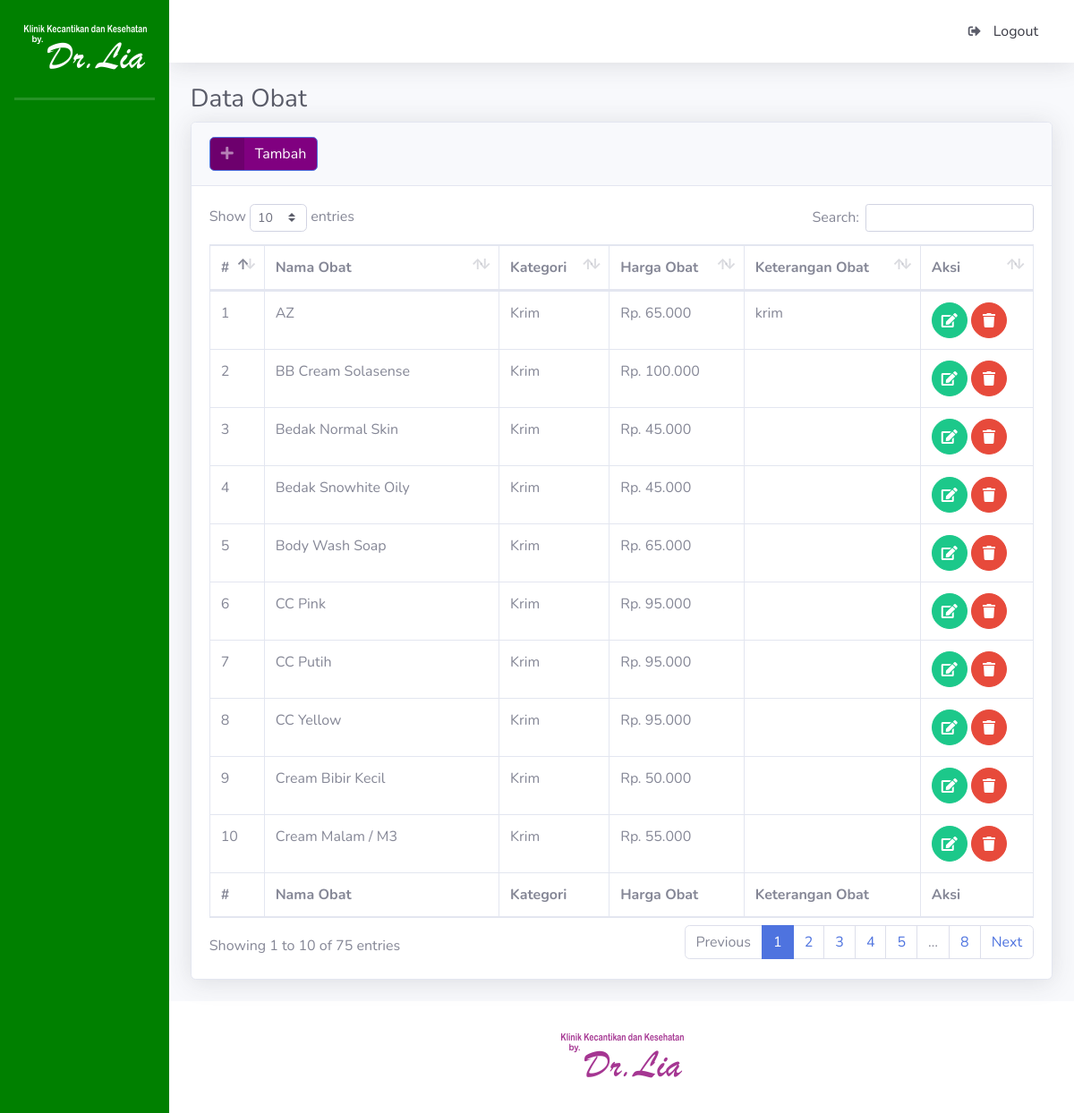
Page /index.php/obat on the committed database.
### tables this page shows
CREATE TABLE `tb_obat` (
  `id_obat` bigint(20) NOT NULL,
  `nama_obat` varchar(30) NOT NULL,
  `kategori` enum('Obat','Krim') NOT NULL,
  `harga_obat` double NOT NULL,
  `keterangan_obat` text NOT NULL
);

### application/controllers/Obat.php (called while the page is built, shortened)
<?php
class Obat extends CI_Controller {
	public function index()
	{
		$parser = array(
			'p_semuaobat' => $this->db->get_where('tb_obat')->result()
			);
		$this->load->view('obat/v_daftar',
			$parser);
	}
}
?>

### index.php (called while the page is built, shortened)
<?php
require_once BASEPATH.'core/CodeIgniter.php';

### application/helpers/custom_helper.php (called while the page is built, shortened)
<?php
function get_rupiah($number) {
	return "Rp. " . number_format($number, 0, 2, '.');
}
?>

### application/views/obat/v_daftar.php (the view, shortened to what this page needs)
<!DOCTYPE html>
<html lang="en">
<head>
  <link href="<?php echo base_url(); ?>tema/admin/vendor/fontawesome-free/css/all.min.css" rel="stylesheet" type="text/css">
   <link href="<?php echo base_url(); ?>tema/admin/css/sb-admin-2.min.css" rel="stylesheet">
  <link href="<?php echo base_url(); ?>tema/admin/vendor/datatables/dataTables.bootstrap4.min.css" rel="stylesheet">
  <link href="<?php echo base_url(); ?>tema/admin/vendor/datatables/dataTables.bootstrap4.min.css" rel="stylesheet">
</head>
<body id="page-top">
  <div id="wrapper">
    <div id="content-wrapper" class="d-flex flex-column">
      <div id="content">
        <div class="container-fluid">
          <h1 class="h3 mb-2 text-gray-800">Data Obat</h1>
          <div class="card shadow mb-4">
            <div class="card-header py-3">
              <h6 class="m-0 font-weight-bold text-primary">
                <a style="background-color: purple; "href="<?php echo site_url('obat/tambah'); ?>" class="btn btn-primary btn-icon-split">
                    <span class="icon text-white-50">
                      <i class="fas fa-plus"></i>
                    </span>
                    <span class="text">Tambah</span>
                  </a>
              </h6>
            </div>
            <div class="card-body">
              <div class="table-responsive">
                <table class="table table-bordered" id="dataTable" width="100%" cellspacing="0">
                  <thead>
                    <tr>
                     <th>#</th>
                     <th>Nama Obat</th>
                     <th>Kategori</th>
                     <th>Harga Obat</th>
                     <th>Keterangan Obat</th>
                     <th>Aksi</th>
                    </tr>
                  </thead>
                  <tfoot>
                    <tr>
                     <th>#</th>
                     <th>Nama Obat</th>
                     <th>Kategori</th>
                     <th>Harga Obat</th>
                     <th>Keterangan Obat</th>
                      <th>Aksi</th>
                    </tr>
                  </tfoot>
                  <tbody>
                   <?php if(count($p_semuaobat) > 0) { ?>
      <?php $no = 1; ?>
      <?php foreach ($p_semuaobat as $data) { ?>
      <tr>
        <td><?php echo $no++; ?></td>
        <td><?php echo $data->nama_obat; ?></td>
        <td><?php echo $data->kategori; ?></td>
        <td><?php echo get_rupiah($data->harga_obat); ?></td>
        <td><?php echo $data->keterangan_obat; ?></td>
        <td>
          <a href="<?php echo site_url('obat/edit/' . $data->id_obat); ?>" class="btn btn-success btn-circle">
                    <i class="fas fa-edit"></i>
                  </a>
           <a href="<?php echo site_url('obat/proses_hapus/' . $data->id_obat); ?>" class="btn btn-danger btn-circle">
                    <i class="fas fa-trash"></i>
                  </a>
        </td>
      </tr>
      <?php } ?>
      <?php } else { ?>
      <tr>
        <td colspan="4">Tidak ada obat</td>
      </tr>
      <?php } ?>
                  </tbody>
                </table>
              </div>
            </div>
          </div>
        </div>
      </div>

### rows in the picture
tb_obat: nama_obat "AZ", kategori "Krim", harga_obat "Rp. 65.000", keterangan_obat "krim"
tb_obat: nama_obat "BB Cream Solasense", kategori "Krim", harga_obat "Rp. 100.000"
tb_obat: nama_obat "Bedak Normal Skin", kategori "Krim", harga_obat "Rp. 45.000"
tb_obat: nama_obat "Bedak Snowhite Oily", kategori "Krim", harga_obat "Rp. 45.000"
tb_obat: nama_obat "Body Wash Soap", kategori "Krim", harga_obat "Rp. 65.000"
tb_obat: nama_obat "CC Pink", kategori "Krim", harga_obat "Rp. 95.000"
tb_obat: nama_obat "CC Putih", kategori "Krim", harga_obat "Rp. 95.000"
tb_obat: nama_obat "CC Yellow", kategori "Krim", harga_obat "Rp. 95.000"
tb_obat: nama_obat "Cream Bibir Kecil", kategori "Krim", harga_obat "Rp. 50.000"
tb_obat: nama_obat "Cream Malam / M3", kategori "Krim", harga_obat "Rp. 55.000"
